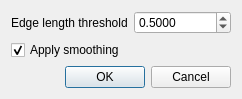
<?xml version="1.0" encoding="UTF-8"?>
<ui version="4.0">
 <class>SubdivideDialog</class>
 <widget class="QDialog" name="SubdivideDialog">
  <property name="geometry">
   <rect>
    <x>0</x>
    <y>0</y>
    <width>400</width>
    <height>112</height>
   </rect>
  </property>
  <property name="windowTitle">
   <string>Subdivide</string>
  </property>
  <layout class="QVBoxLayout" name="verticalLayout_2">
   <property name="sizeConstraint">
    <enum>QLayout::SetFixedSize</enum>
   </property>
   <item>
    <layout class="QVBoxLayout" name="verticalLayout">
     <item>
      <layout class="QHBoxLayout" name="horizontalLayout">
       <item>
        <widget class="QLabel" name="label">
         <property name="text">
          <string>Edge length threshold</string>
         </property>
        </widget>
       </item>
       <item>
        <widget class="QDoubleSpinBox" name="mp_spin_edge_length">
         <property name="decimals">
          <number>4</number>
         </property>
         <property name="minimum">
          <double>0.001000000000000</double>
         </property>
         <property name="maximum">
          <double>200000.000000000000000</double>
         </property>
         <property name="value">
          <double>0.500000000000000</double>
         </property>
        </widget>
       </item>
      </layout>
     </item>
     <item>
      <widget class="QCheckBox" name="mp_check_smoothing">
       <property name="text">
        <string>Apply smoothing</string>
       </property>
       <property name="checked">
        <bool>true</bool>
       </property>
      </widget>
     </item>
    </layout>
   </item>
   <item>
    <widget class="QDialogButtonBox" name="mp_button_box">
     <property name="orientation">
      <enum>Qt::Horizontal</enum>
     </property>
     <property name="standardButtons">
      <set>QDialogButtonBox::Cancel|QDialogButtonBox::Ok</set>
     </property>
    </widget>
   </item>
  </layout>
 </widget>
 <resources/>
 <connections>
  <connection>
   <sender>mp_button_box</sender>
   <signal>accepted()</signal>
   <receiver>SubdivideDialog</receiver>
   <slot>accept()</slot>
   <hints>
    <hint type="sourcelabel">
     <x>248</x>
     <y>254</y>
    </hint>
    <hint type="destinationlabel">
     <x>157</x>
     <y>274</y>
    </hint>
   </hints>
  </connection>
  <connection>
   <sender>mp_button_box</sender>
   <signal>rejected()</signal>
   <receiver>SubdivideDialog</receiver>
   <slot>reject()</slot>
   <hints>
    <hint type="sourcelabel">
     <x>316</x>
     <y>260</y>
    </hint>
    <hint type="destinationlabel">
     <x>286</x>
     <y>274</y>
    </hint>
   </hints>
  </connection>
 </connections>
</ui>
